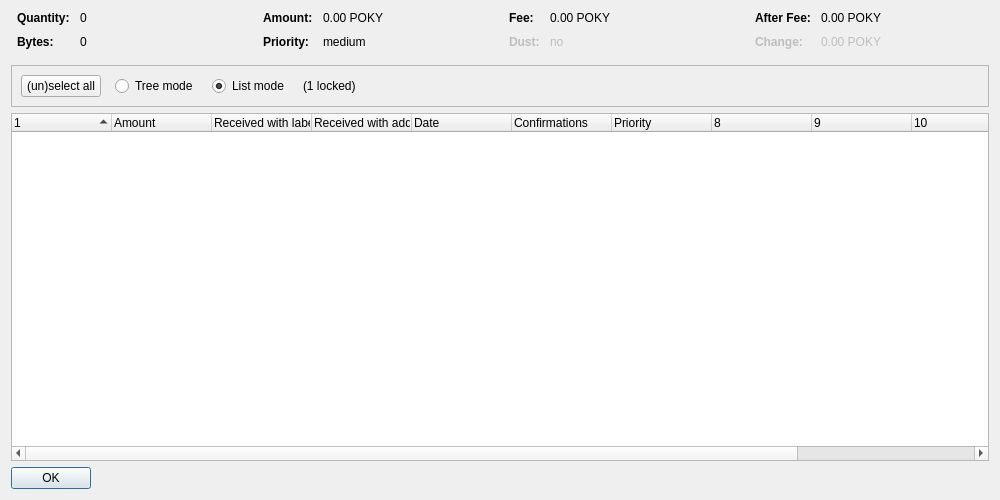
<?xml version="1.0" encoding="UTF-8"?>
<ui version="4.0">
 <class>CoinControlDialog</class>
 <widget class="QDialog" name="CoinControlDialog">
  <property name="geometry">
   <rect>
    <x>0</x>
    <y>0</y>
    <width>1000</width>
    <height>500</height>
   </rect>
  </property>
  <property name="windowTitle">
   <string>Coin Selection</string>
  </property>
  <layout class="QVBoxLayout" name="verticalLayout">
   <item>
    <layout class="QHBoxLayout" name="horizontalLayoutTop" stretch="0,0,0,0">
     <property name="topMargin">
      <number>0</number>
     </property>
     <property name="bottomMargin">
      <number>10</number>
     </property>
     <item>
      <layout class="QFormLayout" name="formLayoutCoinControl1">
       <property name="horizontalSpacing">
        <number>10</number>
       </property>
       <property name="verticalSpacing">
        <number>10</number>
       </property>
       <property name="leftMargin">
        <number>6</number>
       </property>
       <property name="rightMargin">
        <number>6</number>
       </property>
       <item row="0" column="0">
        <widget class="QLabel" name="labelCoinControlQuantityText">
         <property name="font">
          <font>
           <weight>75</weight>
           <bold>true</bold>
          </font>
         </property>
         <property name="text">
          <string>Quantity:</string>
         </property>
        </widget>
       </item>
       <item row="0" column="1">
        <widget class="QLabel" name="labelCoinControlQuantity">
         <property name="cursor">
          <cursorShape>IBeamCursor</cursorShape>
         </property>
         <property name="contextMenuPolicy">
          <enum>Qt::ActionsContextMenu</enum>
         </property>
         <property name="text">
          <string notr="true">0</string>
         </property>
         <property name="textInteractionFlags">
          <set>Qt::LinksAccessibleByMouse|Qt::TextSelectableByKeyboard|Qt::TextSelectableByMouse</set>
         </property>
        </widget>
       </item>
       <item row="1" column="0">
        <widget class="QLabel" name="labelCoinControlBytesText">
         <property name="font">
          <font>
           <weight>75</weight>
           <bold>true</bold>
          </font>
         </property>
         <property name="text">
          <string>Bytes:</string>
         </property>
        </widget>
       </item>
       <item row="1" column="1">
        <widget class="QLabel" name="labelCoinControlBytes">
         <property name="cursor">
          <cursorShape>IBeamCursor</cursorShape>
         </property>
         <property name="contextMenuPolicy">
          <enum>Qt::ActionsContextMenu</enum>
         </property>
         <property name="text">
          <string notr="true">0</string>
         </property>
         <property name="textInteractionFlags">
          <set>Qt::LinksAccessibleByMouse|Qt::TextSelectableByKeyboard|Qt::TextSelectableByMouse</set>
         </property>
        </widget>
       </item>
      </layout>
     </item>
     <item>
      <layout class="QFormLayout" name="formLayoutCoinControl2">
       <property name="horizontalSpacing">
        <number>10</number>
       </property>
       <property name="verticalSpacing">
        <number>10</number>
       </property>
       <property name="leftMargin">
        <number>6</number>
       </property>
       <property name="rightMargin">
        <number>6</number>
       </property>
       <item row="0" column="0">
        <widget class="QLabel" name="labelCoinControlAmountText">
         <property name="font">
          <font>
           <weight>75</weight>
           <bold>true</bold>
          </font>
         </property>
         <property name="text">
          <string>Amount:</string>
         </property>
        </widget>
       </item>
       <item row="0" column="1">
        <widget class="QLabel" name="labelCoinControlAmount">
         <property name="cursor">
          <cursorShape>IBeamCursor</cursorShape>
         </property>
         <property name="contextMenuPolicy">
          <enum>Qt::ActionsContextMenu</enum>
         </property>
         <property name="text">
          <string notr="true">0.00 POKY</string>
         </property>
         <property name="textInteractionFlags">
          <set>Qt::LinksAccessibleByMouse|Qt::TextSelectableByKeyboard|Qt::TextSelectableByMouse</set>
         </property>
        </widget>
       </item>
       <item row="1" column="0">
        <widget class="QLabel" name="labelCoinControlPriorityText">
         <property name="font">
          <font>
           <weight>75</weight>
           <bold>true</bold>
          </font>
         </property>
         <property name="text">
          <string>Priority:</string>
         </property>
        </widget>
       </item>
       <item row="1" column="1">
        <widget class="QLabel" name="labelCoinControlPriority">
         <property name="cursor">
          <cursorShape>IBeamCursor</cursorShape>
         </property>
         <property name="contextMenuPolicy">
          <enum>Qt::ActionsContextMenu</enum>
         </property>
         <property name="text">
          <string notr="true">medium</string>
         </property>
         <property name="textInteractionFlags">
          <set>Qt::LinksAccessibleByMouse|Qt::TextSelectableByKeyboard|Qt::TextSelectableByMouse</set>
         </property>
        </widget>
       </item>
      </layout>
     </item>
     <item>
      <layout class="QFormLayout" name="formLayoutCoinControl3">
       <property name="horizontalSpacing">
        <number>10</number>
       </property>
       <property name="verticalSpacing">
        <number>10</number>
       </property>
       <property name="leftMargin">
        <number>6</number>
       </property>
       <property name="rightMargin">
        <number>6</number>
       </property>
       <item row="0" column="0">
        <widget class="QLabel" name="labelCoinControlFeeText">
         <property name="font">
          <font>
           <weight>75</weight>
           <bold>true</bold>
          </font>
         </property>
         <property name="text">
          <string>Fee:</string>
         </property>
        </widget>
       </item>
       <item row="0" column="1">
        <widget class="QLabel" name="labelCoinControlFee">
         <property name="cursor">
          <cursorShape>IBeamCursor</cursorShape>
         </property>
         <property name="contextMenuPolicy">
          <enum>Qt::ActionsContextMenu</enum>
         </property>
         <property name="text">
          <string notr="true">0.00 POKY</string>
         </property>
         <property name="textInteractionFlags">
          <set>Qt::LinksAccessibleByMouse|Qt::TextSelectableByKeyboard|Qt::TextSelectableByMouse</set>
         </property>
        </widget>
       </item>
       <item row="1" column="0">
        <widget class="QLabel" name="labelCoinControlLowOutputText">
         <property name="enabled">
          <bool>false</bool>
         </property>
         <property name="font">
          <font>
           <weight>75</weight>
           <bold>true</bold>
          </font>
         </property>
         <property name="text">
          <string>Dust:</string>
         </property>
        </widget>
       </item>
       <item row="1" column="1">
        <widget class="QLabel" name="labelCoinControlLowOutput">
         <property name="enabled">
          <bool>false</bool>
         </property>
         <property name="cursor">
          <cursorShape>IBeamCursor</cursorShape>
         </property>
         <property name="contextMenuPolicy">
          <enum>Qt::ActionsContextMenu</enum>
         </property>
         <property name="text">
          <string notr="true">no</string>
         </property>
         <property name="textInteractionFlags">
          <set>Qt::LinksAccessibleByMouse|Qt::TextSelectableByKeyboard|Qt::TextSelectableByMouse</set>
         </property>
        </widget>
       </item>
      </layout>
     </item>
     <item>
      <layout class="QFormLayout" name="formLayoutCoinControl4">
       <property name="horizontalSpacing">
        <number>10</number>
       </property>
       <property name="verticalSpacing">
        <number>10</number>
       </property>
       <property name="leftMargin">
        <number>6</number>
       </property>
       <property name="rightMargin">
        <number>6</number>
       </property>
       <item row="0" column="0">
        <widget class="QLabel" name="labelCoinControlAfterFeeText">
         <property name="font">
          <font>
           <weight>75</weight>
           <bold>true</bold>
          </font>
         </property>
         <property name="text">
          <string>After Fee:</string>
         </property>
        </widget>
       </item>
       <item row="0" column="1">
        <widget class="QLabel" name="labelCoinControlAfterFee">
         <property name="cursor">
          <cursorShape>IBeamCursor</cursorShape>
         </property>
         <property name="contextMenuPolicy">
          <enum>Qt::ActionsContextMenu</enum>
         </property>
         <property name="text">
          <string notr="true">0.00 POKY</string>
         </property>
         <property name="textInteractionFlags">
          <set>Qt::LinksAccessibleByMouse|Qt::TextSelectableByKeyboard|Qt::TextSelectableByMouse</set>
         </property>
        </widget>
       </item>
       <item row="1" column="0">
        <widget class="QLabel" name="labelCoinControlChangeText">
         <property name="enabled">
          <bool>false</bool>
         </property>
         <property name="font">
          <font>
           <weight>75</weight>
           <bold>true</bold>
          </font>
         </property>
         <property name="text">
          <string>Change:</string>
         </property>
        </widget>
       </item>
       <item row="1" column="1">
        <widget class="QLabel" name="labelCoinControlChange">
         <property name="enabled">
          <bool>false</bool>
         </property>
         <property name="cursor">
          <cursorShape>IBeamCursor</cursorShape>
         </property>
         <property name="contextMenuPolicy">
          <enum>Qt::ActionsContextMenu</enum>
         </property>
         <property name="text">
          <string notr="true">0.00 POKY</string>
         </property>
         <property name="textInteractionFlags">
          <set>Qt::LinksAccessibleByMouse|Qt::TextSelectableByKeyboard|Qt::TextSelectableByMouse</set>
         </property>
        </widget>
       </item>
      </layout>
     </item>
    </layout>
   </item>
   <item>
    <widget class="QFrame" name="frame">
     <property name="minimumSize">
      <size>
       <width>0</width>
       <height>40</height>
      </size>
     </property>
     <property name="frameShape">
      <enum>QFrame::StyledPanel</enum>
     </property>
     <property name="frameShadow">
      <enum>QFrame::Sunken</enum>
     </property>
     <layout class="QHBoxLayout" name="horizontalLayout">
      <item>
       <layout class="QHBoxLayout" name="horizontalLayoutPanel" stretch="0,0,0,0,0">
        <property name="spacing">
         <number>14</number>
        </property>
        <item>
         <widget class="QPushButton" name="pushButtonSelectAll">
          <property name="sizePolicy">
           <sizepolicy hsizetype="Maximum" vsizetype="Fixed">
            <horstretch>0</horstretch>
            <verstretch>0</verstretch>
           </sizepolicy>
          </property>
          <property name="text">
           <string>(un)select all</string>
          </property>
          <property name="autoDefault">
           <bool>false</bool>
          </property>
         </widget>
        </item>
        <item>
         <widget class="QRadioButton" name="radioTreeMode">
          <property name="sizePolicy">
           <sizepolicy hsizetype="Maximum" vsizetype="Fixed">
            <horstretch>0</horstretch>
            <verstretch>0</verstretch>
           </sizepolicy>
          </property>
          <property name="text">
           <string>Tree mode</string>
          </property>
         </widget>
        </item>
        <item>
         <widget class="QRadioButton" name="radioListMode">
          <property name="sizePolicy">
           <sizepolicy hsizetype="Maximum" vsizetype="Fixed">
            <horstretch>0</horstretch>
            <verstretch>0</verstretch>
           </sizepolicy>
          </property>
          <property name="text">
           <string>List mode</string>
          </property>
          <property name="checked">
           <bool>true</bool>
          </property>
         </widget>
        </item>
        <item>
         <widget class="QLabel" name="labelLocked">
          <property name="text">
           <string notr="true">(1 locked)</string>
          </property>
         </widget>
        </item>
        <item>
         <spacer name="horizontalSpacer">
          <property name="orientation">
           <enum>Qt::Horizontal</enum>
          </property>
          <property name="sizeHint" stdset="0">
           <size>
            <width>40</width>
            <height>20</height>
           </size>
          </property>
         </spacer>
        </item>
       </layout>
      </item>
     </layout>
    </widget>
   </item>
   <item>
    <widget class="CoinControlTreeWidget" name="treeWidget">
     <property name="contextMenuPolicy">
      <enum>Qt::CustomContextMenu</enum>
     </property>
     <property name="sortingEnabled">
      <bool>false</bool>
     </property>
     <property name="columnCount">
      <number>12</number>
     </property>
     <attribute name="headerShowSortIndicator" stdset="0">
      <bool>true</bool>
     </attribute>
     <attribute name="headerStretchLastSection">
      <bool>false</bool>
     </attribute>
     <column>
      <property name="text">
       <string/>
      </property>
     </column>
     <column>
      <property name="text">
       <string>Amount</string>
      </property>
     </column>
     <column>
      <property name="text">
       <string>Received with label</string>
      </property>
     </column>
     <column>
      <property name="text">
       <string>Received with address</string>
      </property>
     </column>
     <column>
      <property name="text">
       <string>Date</string>
      </property>
     </column>
     <column>
      <property name="text">
       <string>Confirmations</string>
      </property>
      <property name="toolTip">
       <string>Confirmed</string>
      </property>
     </column>
     <column>
      <property name="text">
       <string>Priority</string>
      </property>
     </column>
     <column>
      <property name="text">
       <string/>
      </property>
     </column>
     <column>
      <property name="text">
       <string/>
      </property>
     </column>
     <column>
      <property name="text">
       <string/>
      </property>
     </column>
     <column>
      <property name="text">
       <string/>
      </property>
     </column>
     <column>
      <property name="text">
       <string/>
      </property>
     </column>
    </widget>
   </item>
   <item>
    <widget class="QDialogButtonBox" name="buttonBox">
     <property name="sizePolicy">
      <sizepolicy hsizetype="Maximum" vsizetype="Fixed">
       <horstretch>0</horstretch>
       <verstretch>0</verstretch>
      </sizepolicy>
     </property>
     <property name="orientation">
      <enum>Qt::Horizontal</enum>
     </property>
     <property name="standardButtons">
      <set>QDialogButtonBox::Ok</set>
     </property>
    </widget>
   </item>
  </layout>
 </widget>
 <customwidgets>
  <customwidget>
   <class>CoinControlTreeWidget</class>
   <extends>QTreeWidget</extends>
   <header>coincontroltreewidget.h</header>
  </customwidget>
 </customwidgets>
 <resources/>
 <connections/>
</ui>
